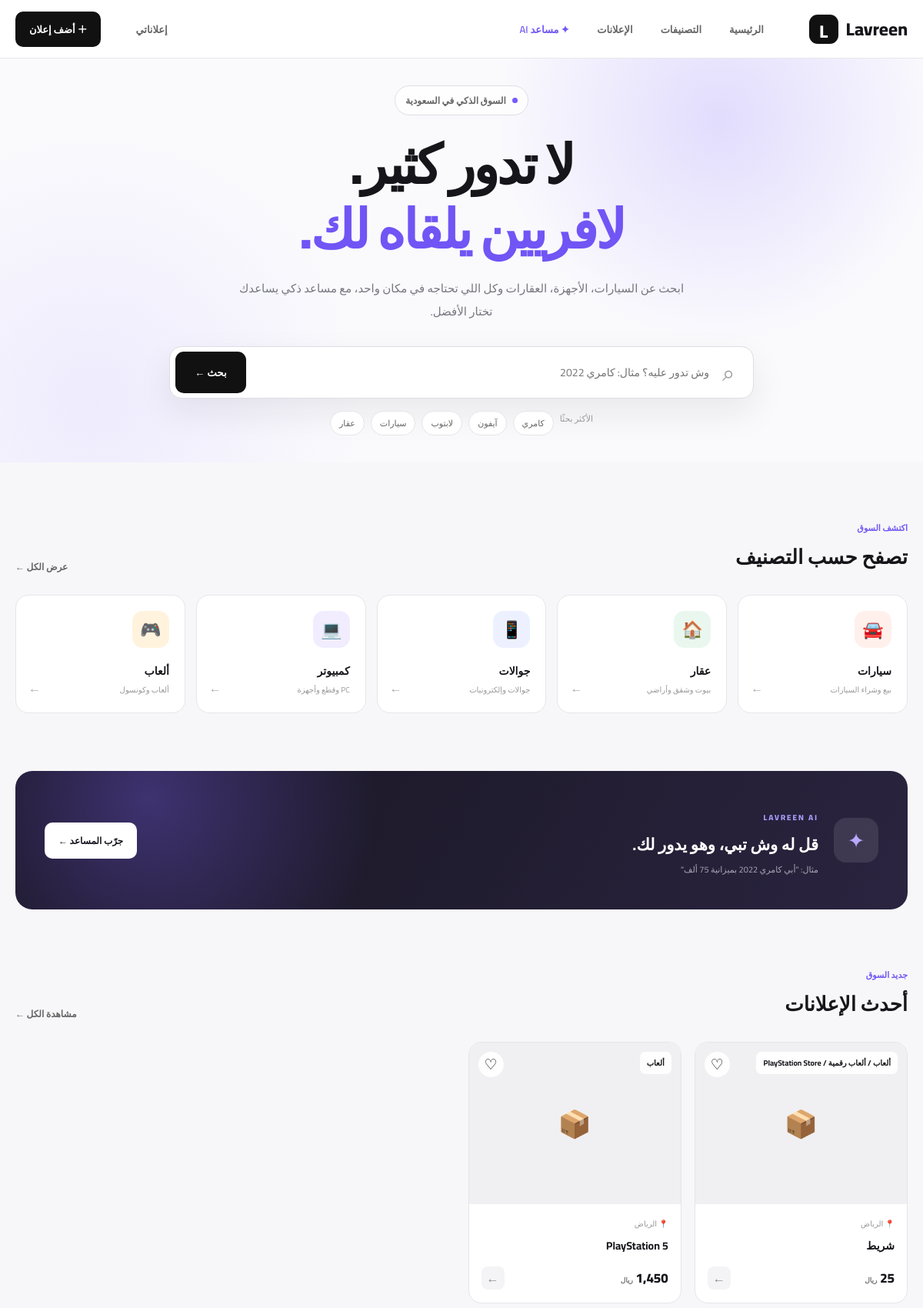
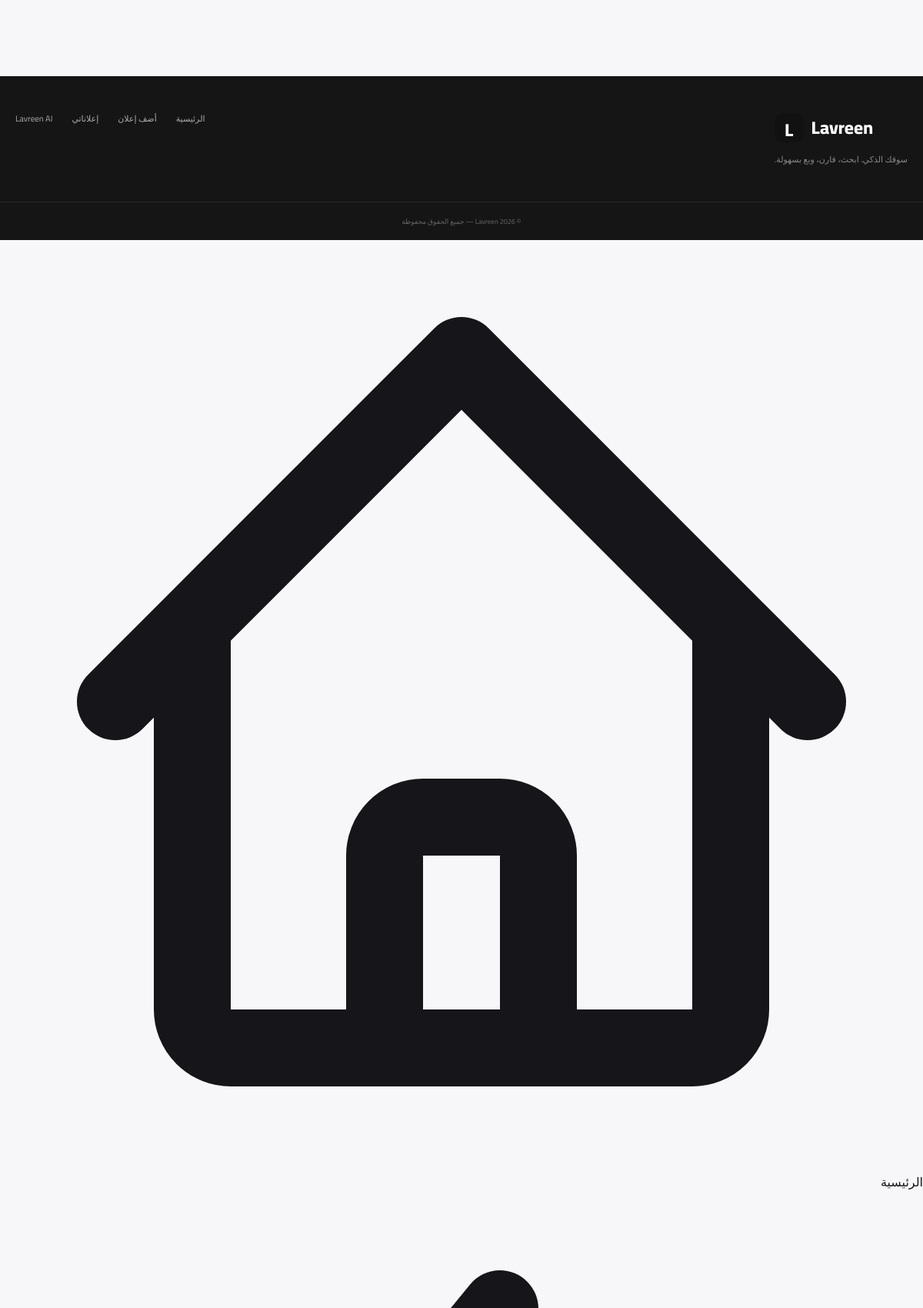
The app's page /search?q=ألعاب (upper part) with its own data (2 pictures, top to bottom).
### tables this page shows
CREATE TABLE listings (
            id INTEGER PRIMARY KEY AUTOINCREMENT,
            title TEXT NOT NULL,
            category TEXT NOT NULL,
            price REAL NOT NULL,
            city TEXT NOT NULL,
            description TEXT
        , owner_id INTEGER);

### app.py (the view, shortened to what this page needs)
@app.route("/search")
def search():
    query = request.args.get("q", "").strip()
    connection = get_db()
    if query:
        listings = connection.execute("""
            SELECT
                listings.*,
                (
                    SELECT file_path
                    FROM listing_media
                    WHERE listing_media.listing_id = listings.id
                    AND listing_media.media_type = 'image'
                    ORDER BY sort_order ASC, id ASC
                    LIMIT 1
                ) AS image_path
            FROM listings
            WHERE title LIKE ?
               OR category LIKE ?
               OR city LIKE ?
               OR description LIKE ?
            ORDER BY listings.id DESC
        """, (
            f"%{query}%",
            f"%{query}%",
            f"%{query}%",
            f"%{query}%"
        )).fetchall()
    connection.close()
    return render_template(
        "index.html",
        listings=listings,
        search_query=query
    )

### app.py (called while the page is built)
@app.context_processor
def inject_current_user():
    user = None
    if "user_id" in session:
        user = get_user_by_id(session["user_id"])
    return {
        "current_user": user
    }

### database.py (called while the page is built)
def get_db():
    connection = sqlite3.connect(DATABASE)
    connection.row_factory = sqlite3.Row
    return connection

### templates/index.html (shortened to what this page needs)
<!DOCTYPE html>
<html lang="ar" dir="rtl">
<head>
</head>
<body>
<header class="header">
    <div class="header-inner">
        <a href="/" class="logo">
            <span class="logo-box">L</span>
            <span>Lavreen</span>
        </a>
        <nav class="nav">
            <a href="/" >الرئيسية</a>
            <a href="#categories">التصنيفات</a>
            <a href="#listings">الإعلانات</a>
            <a href="/ai" class="ai">✦ مساعد AI</a>
        </nav>
        <a href="/my-listings" class="my-listings">إعلاناتي</a>
        <a href="/sell" class="sell">＋ أضف إعلان</a>
    </div>
</header>
<section class="hero">
    <div class="hero-inner">
        <div class="badge">
            <span class="dot"></span>
            السوق الذكي في السعودية
        </div>
        <h1>
            لا تدور كثير.<br>
            <span>لافريين يلقاه لك.</span>
        </h1>
        <p>
            ابحث عن السيارات، الأجهزة، العقارات وكل اللي تحتاجه
            في مكان واحد، مع مساعد ذكي يساعدك تختار الأفضل.
        </p>
        <form action="/search" method="GET" class="search">
            <div class="search-icon">⌕</div>
            <input
                type="text"
                name="q"
                placeholder="وش تدور عليه؟ مثال: كامري 2022"
            >
            <button type="submit">بحث ←</button>
        </form>
        <div class="popular">
            <span>الأكثر بحثًا</span>
            <a href="/search?q=كامري">كامري</a>
            <a href="/search?q=آيفون">آيفون</a>
            <a href="/search?q=لابتوب">لابتوب</a>
            <a href="/search?q=سيارات">سيارات</a>
            <a href="/search?q=عقار">عقار</a>
        </div>
    </div>
</section>
<section class="section" id="categories">
    <div class="heading">
        <div>
            <small>اكتشف السوق</small>
            <h2>تصفح حسب التصنيف</h2>
        </div>
        <a href="/search" class="all">عرض الكل ←</a>
    </div>
    <div class="categories">
        <a href="/search?q=سيارات" class="category">
            <div class="category-icon c1">🚘</div>
            <strong>سيارات</strong>
            <p>بيع وشراء السيارات</p>
            <span class="category-arrow">←</span>
        </a>
        <a href="/search?q=عقار" class="category">
            <div class="category-icon c2">🏠</div>
            <strong>عقار</strong>
            <p>بيوت وشقق وأراضي</p>
            <span class="category-arrow">←</span>
        </a>
        <a href="/search?q=جوالات" class="category">
            <div class="category-icon c3">📱</div>
            <strong>جوالات</strong>
            <p>جوالات وإلكترونيات</p>
            <span class="category-arrow">←</span>
        </a>
        <a href="/search?q=كمبيوتر" class="category">
            <div class="category-icon c4">💻</div>
            <strong>كمبيوتر</strong>
            <p>PC وقطع وأجهزة</p>
            <span class="category-arrow">←</span>
        </a>
        <a href="/search?q=ألعاب" class="category">
            <div class="category-icon c5">🎮</div>
            <strong>ألعاب</strong>
            <p>ألعاب وكونسول</p>
            <span class="category-arrow">←</span>
        </a>
    </div>
</section>
<section class="ai-banner">
    <div class="ai-content">
        <div class="ai-icon">✦</div>
        <div>
            <small>LAVREEN AI</small>
            <h2>قل له وش تبي، وهو يدور لك.</h2>
            <p>
                مثال: "أبي كامري 2022 بميزانية 75 ألف"
            </p>
        </div>
    </div>
    <a href="/ai" class="ai-button">
        جرّب المساعد ←
    </a>
</section>
<section class="section" id="listings">
    <div class="heading">
        <div>
            <small>جديد السوق</small>
            <h2>أحدث الإعلانات</h2>
        </div>
        <a href="/search" class="all">مشاهدة الكل ←</a>
    </div>
    {% if listings %}
    <div class="products">
        {% for listing in listings %}
        <a href="/listing/{{ listing['id'] }}" class="product">
            <div class="product-image">
                {% if listing['image_path'] %}
                <img
                    src="{{ url_for('static', filename=listing['image_path']) }}"
                    alt="{{ listing['title'] }}"
                >
                {% else %}
                <div class="no-image">📦</div>
                {% endif %}
                <div class="category-label">
                    {{ listing['category'] }}
                </div>
                <button
                    class="heart"
                    type="button"
                    onclick="event.preventDefault(); event.stopPropagation();"
                >
                    ♡
                </button>
            </div>
            <div class="product-info">
                <div class="location">
                    📍 {{ listing['city'] }}
                </div>
                <h3>{{ listing['title'] }}</h3>
                <div class="price-row">
                    <div class="price">
                        {{ "{:,.0f}".format(listing['price']) }}
                        <small>ريال</small>
                    </div>
                    <div class="arrow">←</div>
                </div>
            </div>
        </a>
        {% endfor %}
    </div>
    {% endif %}
</section>
<footer>
    <div class="footer-inner">
        <div>
            <div class="logo">
                <span class="logo-box">L</span>
                <span>Lavreen</span>
            </div>
            <p>سوقك الذكي. ابحث، قارن، وبع بسهولة.</p>
        </div>
        <div class="footer-links">
            <a href="/">الرئيسية</a>
            <a href="/sell">أضف إعلان</a>
            <a href="/my-listings">إعلاناتي</a>
            <a href="/ai">Lavreen AI</a>
        </div>
    </div>
    <div class="copyright">
        © 2026 Lavreen — جميع الحقوق محفوظة
    </div>
</footer>
<div class="md:hidden fixed bottom-0 left-0 right-0 bg-white border-t border-gray-200 shadow-lg z-50 flex justify-around py-3 px-2">
    <a href="/" class="flex flex-col items-center text-gray-600 hover:text-blue-600">
        <svg class="w-6 h-6" fill="none" stroke="currentColor" viewBox="0 0 24 24"><path stroke-linecap="round" stroke-linejoin="round" stroke-width="2" d="M3 12l2-2m0 0l7-7 7 7M5 10v10a1 1 0 001 1h3m10-11l2 2m-2-2v10a1 1 0 01-1 1h-3m-6 0a1 1 0 001-1v-4a1 1 0 011-1h2a1 1 0 011 1v4a1 1 0 001 1m-6 0h6"></path></svg>
        <span class="text-xs mt-1">الرئيسية</span>
    </a>
    <a href="/ai" class="flex flex-col items-center text-gray-600 hover:text-blue-600">
        <svg class="w-6 h-6" fill="none" stroke="currentColor" viewBox="0 0 24 24"><path stroke-linecap="round" stroke-linejoin="round" stroke-width="2" d="M13 10V3L4 14h7v7l9-11h-7z"></path></svg>
    </a>
</div>
</body>

### records on screen
listings: category "ألعاب / ألعاب رقمية / PlayStation Store", city "الرياض", title "شريط", price "25"
listings: category "ألعاب", city "الرياض", title "PlayStation 5", price "1,450"
